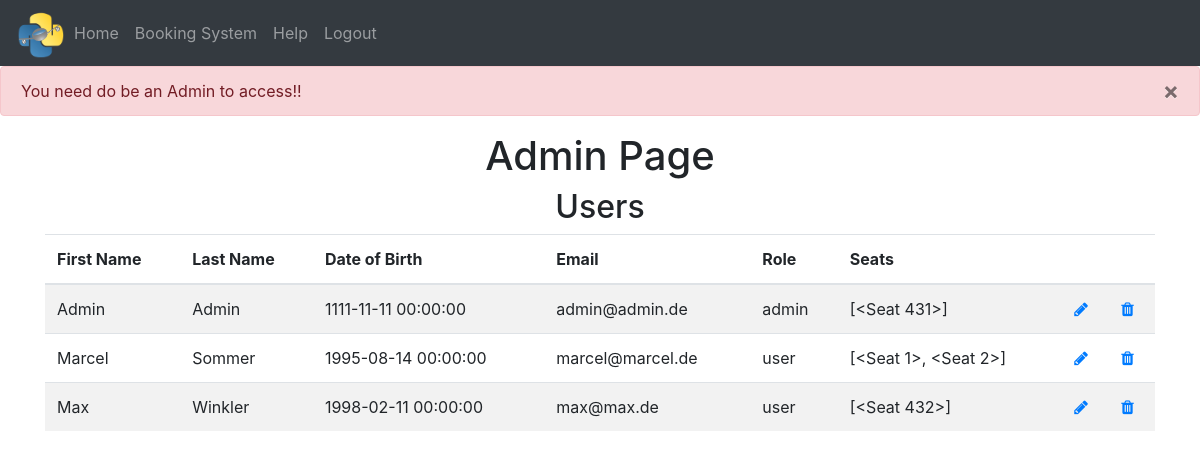
The page /admin-area/user (signed in) on the database as committed earlier.
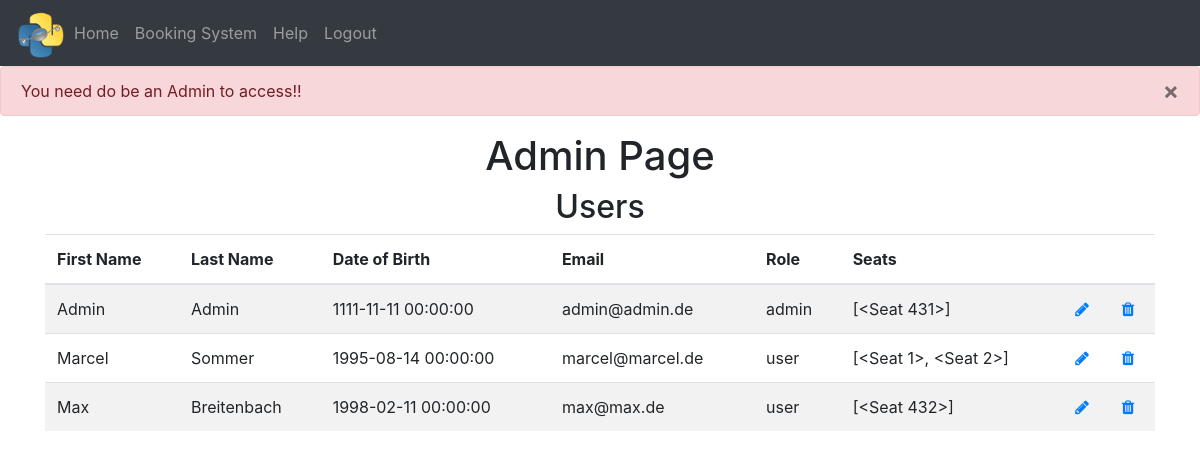
The same page on the database as committed later.
### website/models.py (models this page shows)
class User(db.Model, UserMixin):
    id = db.Column(db.Integer, primary_key=True)
    email = db.Column(db.String(150), unique=True)
    password = db.Column(db.String(150))
    first_name = db.Column(db.String(150))
    last_name = db.Column(db.String(150))
    birth_date = db.Column(db.DateTime)
    role = db.Column(db.String(10))
    seats = db.relationship('Seat')

### website/admin.py (the view)
@admins.route('/user', methods=['GET', 'POST'])
@login_required
def admin_user():
    admin = admin_user_checker(current_user)
    if admin:
        users = User.query.all()
        return render_template('admin_user.html', user=current_user, users=users)

### website/__init__.py (called while the page is built)
def create_app():
    from .views import views
    from .auth import auth
    from .admin import admins
    from .models import User, Seat
    app = Flask(__name__)
    app.config['SECRET_KEY'] = 'secret'
    app.config['SQLALCHEMY_DATABASE_URI'] = f'sqlite:///{DB_NAME}'
    app.config['FLASK_ADMIN_SWATCH'] = 'cerulean'
    app.register_blueprint(views, url_prefix='/')
    app.register_blueprint(auth, url_prefix='/')
    app.register_blueprint(admins, url_prefix='/admin-area')
    db.init_app(app)
    create_database(app)
    login_manager = LoginManager()
    login_manager.login_view = 'auth.login'
    login_manager.init_app(app)
    @login_manager.user_loader
    def load_user(id):
        return User.query.get(int(id))
    return app

### website/python_scripts.py (called while the page is built)
def admin_user_checker(current_user):
    if current_user.role == 'admin':
        return True
    else:
        flash('You need do be an Admin to access!!', category='error')
        return redirect(url_for('views.home'))

### website/templates/admin_user.html
{% extends "base.html" %} {% block title %}Admin{% endblock %}
{% block content%}
<h1 align="center">Admin Page</h1>
<h2 align="center">Users</h2>
<table class="table table-striped" id="users">
    <thead>
        <tr>
        <th scope="col">First Name</th>
        <th scope="col">Last Name</th>
        <th scope="col">Date of Birth</th>
        <th scope="col">Email</th>
        <th scope="col">Role</th>
        <th scope="col">Seats</th>
        <th scope="col"></th>
        <th scope="col"></th>
        </tr>
    </thead>
    <tbody>
        {% for user in users %}
        <tr>
        <td>{{user.first_name}}</td>
        <td>{{user.last_name}} </td>
        <td>{{user.birth_date}}</td>
        <td>{{user.email}}</td>
        <td>{{user.role}}</td>
        <td>{{user.seats}}</td>
        <td><a class="icon" href="{{url_for('admins.update_user', id=user.id)}}" >
            <span class="fa fa-pencil glyphicon glyphicon-pencil"></span></a></td>
        <td><a class="icon" href="{{url_for('admins.delete_user', id=user.id)}}">
            <span class="fa fa-trash glyphicon glyphicon-trash"></span>
        </a></td>
        </tr>
        {% endfor %}
    </tbody>
</table>
{% endblock %}

### website/templates/base.html (shortened to what this page needs)
<!DOCTYPE html>
<html>
  <head>
    <link
      rel="stylesheet"
      href="https://cdn.jsdelivr.net/npm/bootstrap@4.0.0/dist/css/bootstrap.min.css"
/>
    <link
      rel="stylesheet"
      href="https://stackpath.bootstrapcdn.com/font-awesome/4.7.0/css/font-awesome.min.css"
/>
  </head>
  <body>
    <nav class="navbar navbar-expand-lg navbar-dark bg-dark">
      <img src="{{url_for('static',filename='img/SoaP_Logo1.svg')}}"  width="50" height="50">
      <div class="collapse navbar-collapse" id="navbar">
        <div class="navbar-nav" role="tablist">
          {% if user.is_authenticated %}
          <a class="nav-item nav-link" id="home" href="/">Home</a>
          <a class="nav-item nav-link" id="bookingsystem" href="/bookingsystem">Booking System</a>
          <a class="nav-item nav-link" id="help" href="/help">Help</a>
          <a class="nav-item nav-link" id="logout" href="/logout">Logout</a>
          {% else %}
          <a class="nav-item nav-link" id="login" href="/login">Login</a>
          <a class="nav-item nav-link" id="signUp" href="/sign-up">Sign Up</a>
          {% endif %}
        </div>
      </div>
    </nav>
    {% with messages = get_flashed_messages(with_categories=true) %}
    {% if messages %}
    {% for category, message in messages %}
    {% if category == 'error' %}
    <div class="alert alert-danger alter-dismissable fade show" role="alert">
      {{ message }}
      <button type="button" class="close" data-dismiss="alert">
        <span aria-hidden="true">&times;</span>
      </button>
    </div>
    {% endif %} {% endfor %} {% endif %} {% endwith %}
    <div class="container">{% block content %} {% endblock %}</div>
  </body>
</html>

Rows that differ between the two databases and show on the page:
changed User "Max": last_name "Winkler" → "Breitenbach"
